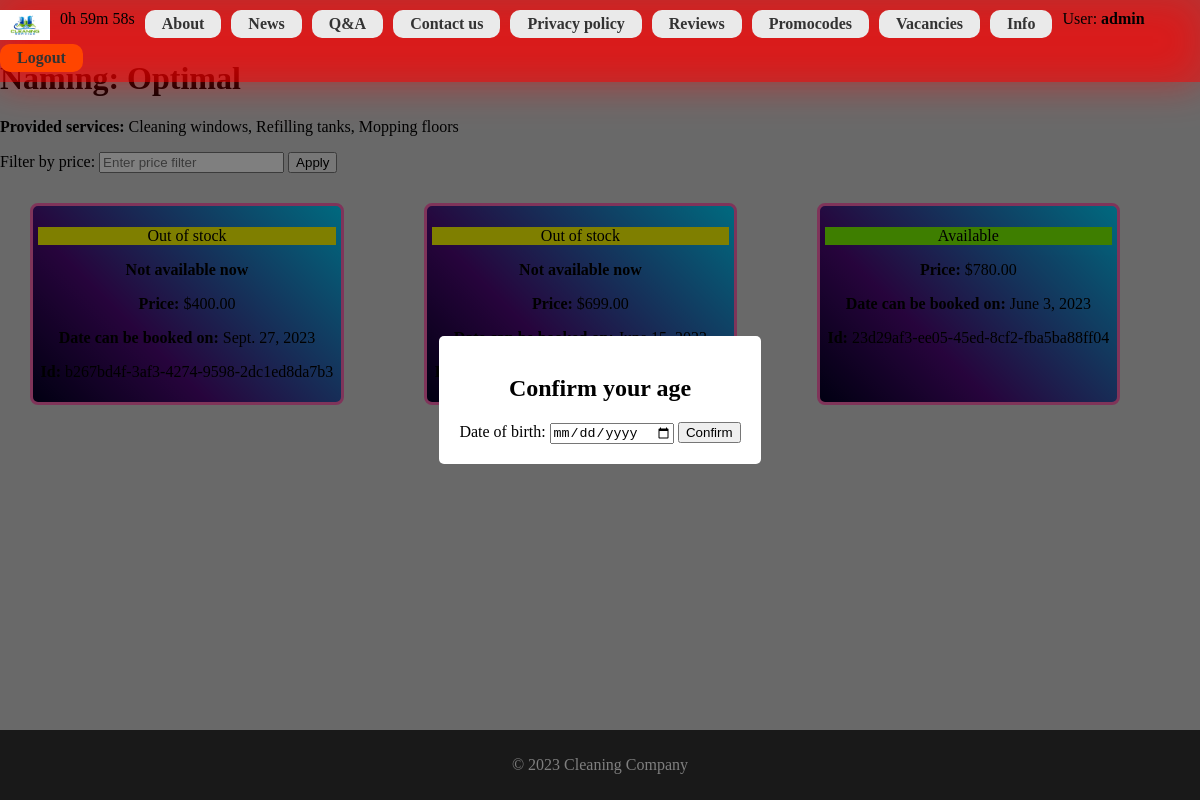
/cleaning/servicepack/11 (signed in), run on an earlier commit of the app's database.
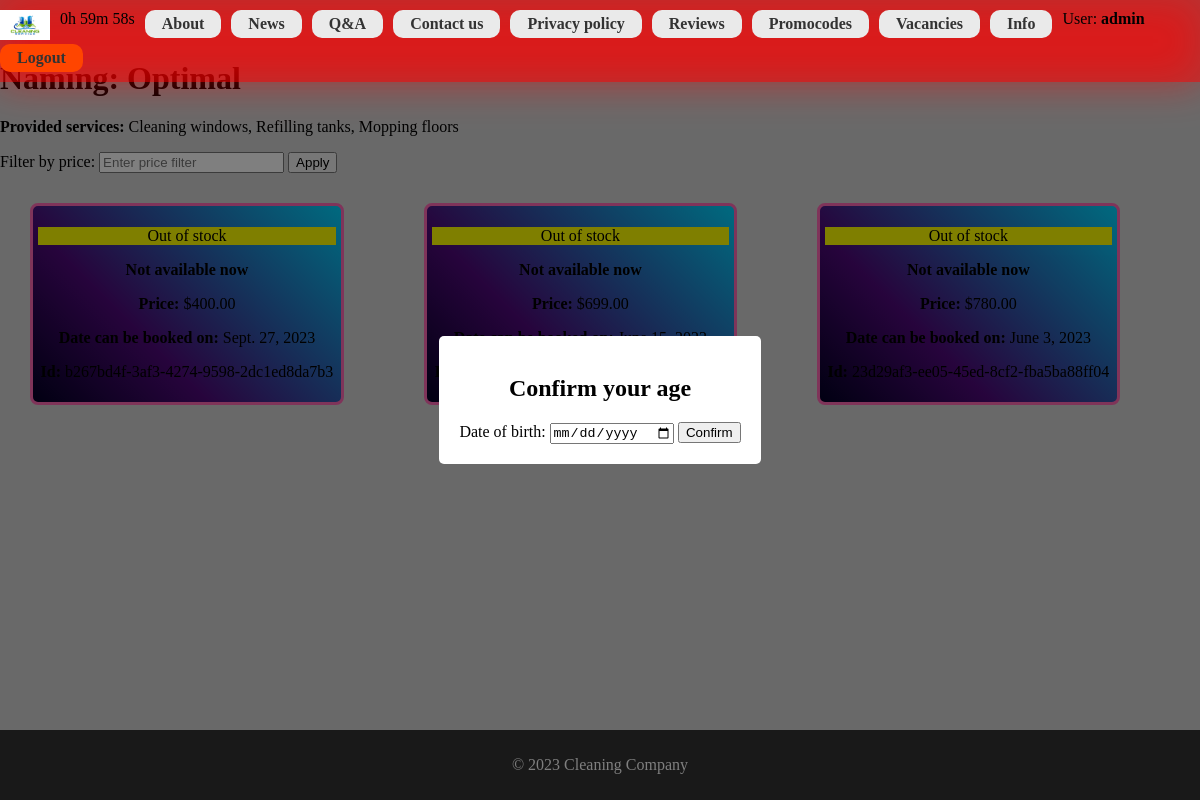
And on a later commit of the database.
### cleaning/models.py (models this page shows, shortened)
class ServicePackInstance(models.Model):
    id = models.UUIDField(primary_key=True, default=uuid.uuid4, help_text="Unique ID for particular Service Pack")
    service_pack = models.ForeignKey('ServicePack', on_delete=models.SET_NULL, null=True)
    price = models.DecimalField(max_digits=10, decimal_places=2, default='0.00')
    date_created = models.DateField(null=True, blank=True)
    purchase_count = models.PositiveIntegerField(default=0)
    AVAILABLE_STATUS = (
        ('a', 'Available'),
        ('o', 'Out of stock'),
        ('c', 'Coming soon')
    )
    status = models.CharField(
        max_length=1,
        choices=AVAILABLE_STATUS,
        blank=True,
        default='a',
        help_text='Service pack availability'
    )
    class Meta:
        ordering = ['price']

### cleaning/views.py (the view)
# urls.py: path('servicepack/<int:pk>', views.ServicePackDetailView.as_view(), name='servicepack-detail')
class ServicePackDetailView(generic.DetailView):
    model = ServicePack
    template_name = 'cleaning/servicepack_detail.html'
    def get_context_data(self, **kwargs):
        context = super().get_context_data(**kwargs)
        servicepack = self.get_object()
        price_filter = self.request.GET.get('price')
        if price_filter:
            filtered_copies = servicepack.servicepackinstance_set.filter(price__lt=price_filter)
        else:
            filtered_copies = servicepack.servicepackinstance_set.all()
        context['filtered_copies'] = filtered_copies
        context['price_filter'] = price_filter
        return context

### cleaning/models.py (called while the page is built)
    def __str__(self):
        return self.name

### cleaning/templates/cleaning/servicepack_detail.html (shortened to what this page needs)
{% extends "base_generic.html" %}
{% load static %}
{% block styling %}
    <link rel="stylesheet" href="{% static 'cleaning/css/servicepack_detail.css' %}">
{% endblock %}
{% block content %}
    <h1>Naming: {{ servicepack.naming }}</h1>
    <div>
        <div class="service-info">
            <p><strong>Provided services:</strong> {{ servicepack.service.all|join:", " }}</p>
            <form method="GET">
                <label for="price-filter">Filter by price:</label>
                <label>
                    <input type="number" name="price" value="{{ price_filter }}" placeholder="Enter price filter"
                           pattern="[0-9]+">
                </label>
                <button type="submit">Apply</button>
            </form>
        </div>
        <div class="available-packs-grid">
            {% for copy in filtered_copies %}
                <div class="servicepack">
                    <p class="{% if copy.status == 'a' %}text-success{% elif copy.status == 'o' %}text-danger{% else %}text-warning{% endif %}">
                        {{ copy.get_status_display }}
                    </p>
                    {% if copy.status != 'a' %}
                        <p><strong>Not available now</strong></p>
                    {% endif %}
                    <p><strong>Price:</strong> ${{ copy.price }}</p>
                    <p><strong>Date can be booked on:</strong> {{ copy.date_created }}</p>
                    <p class="text-muted"><strong>Id:</strong> {{ copy.id }}</p>
                </div>
            {% endfor %}
        </div>
    </div>
{% endblock %}

What changed in the data, as far as the page shows it:
changed ServicePackInstance "June 3, 2023": status "Available" → "Out of stock"; now shows "Not available now"
